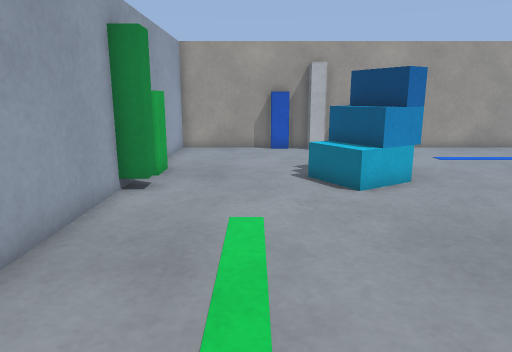
view 1 (above)

16 first-person views from a walk through a robot-simulator world made for Gazebo. The camera is 0.62 m above the floor, tilts 12° down and sees 70° across. The floor is counted in squares, 0.25 m on a side. Each view is taken from the middle of a square. On the plan, view 1 faces up. The plan holds only what a view shows up to about 20 squares ahead; the rest is blank.

view 2
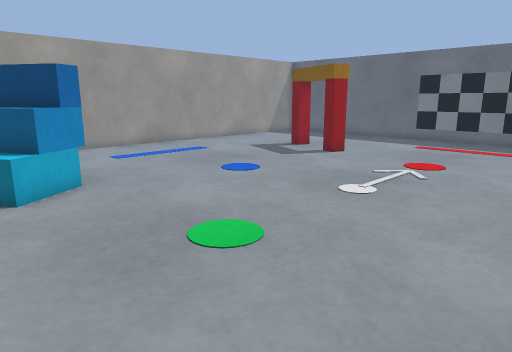

view 3
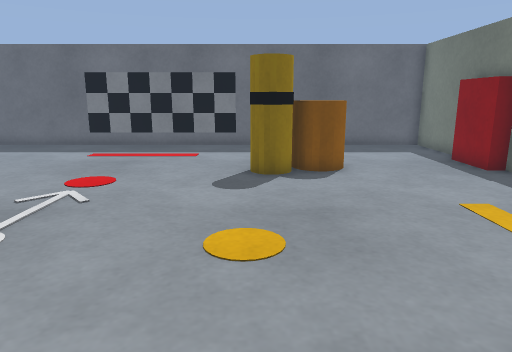

view 4
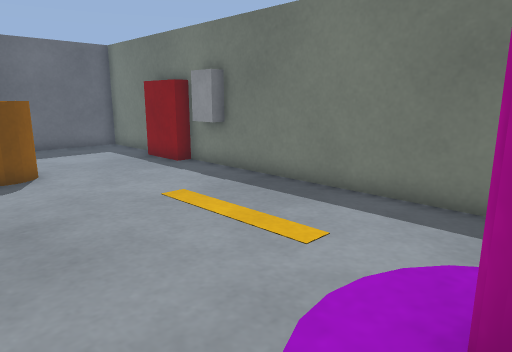

view 5
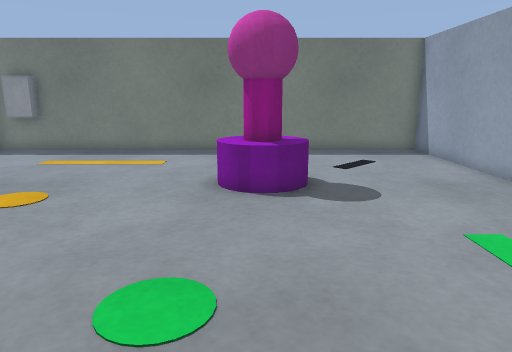

view 6
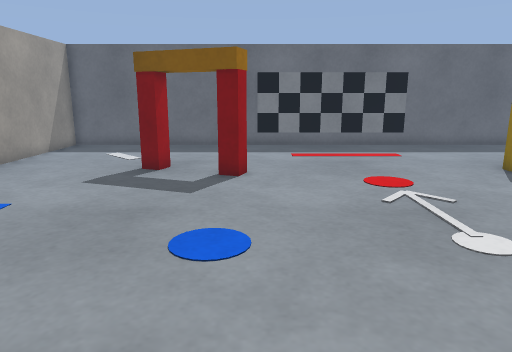

view 7
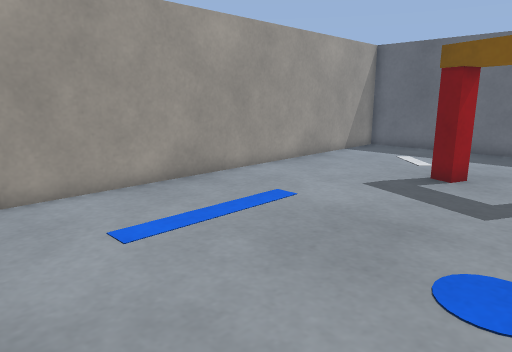

view 8
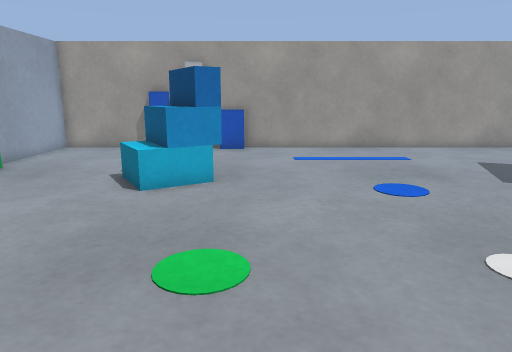

view 9
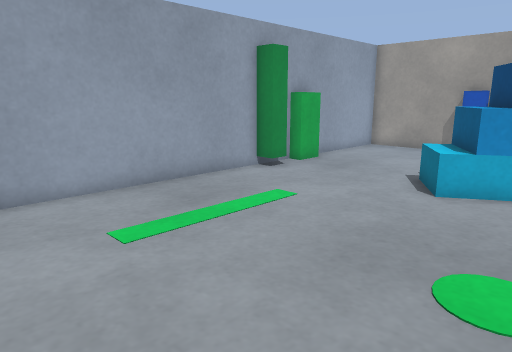

view 10
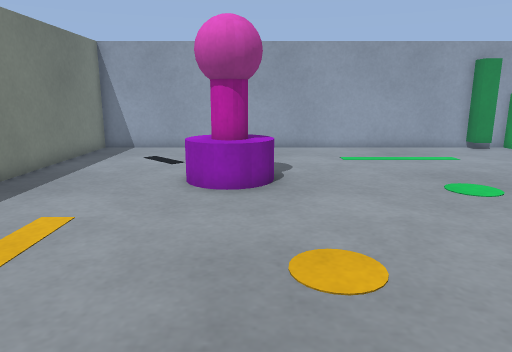

view 11
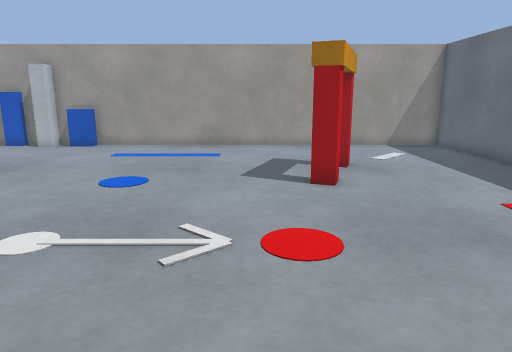

view 12
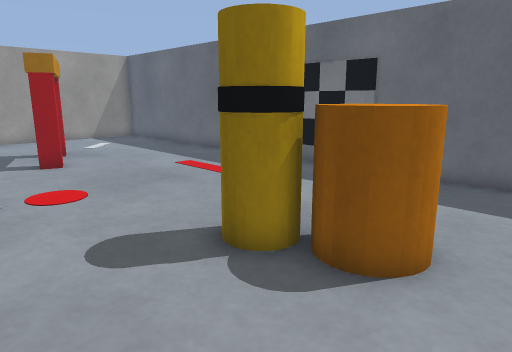

view 13
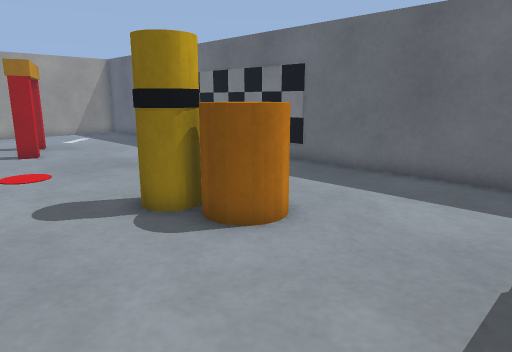

view 14
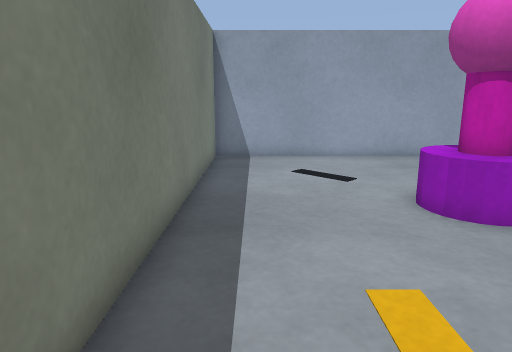

view 15
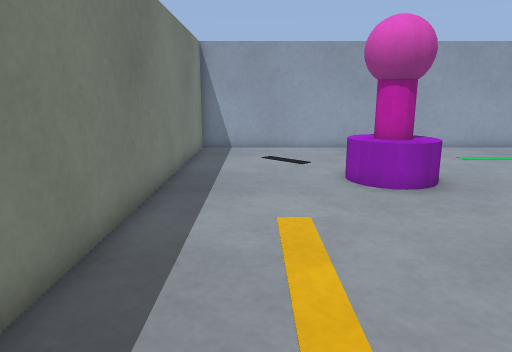

view 16
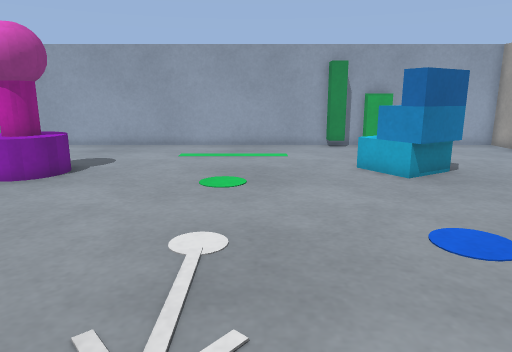

### Floor plan
Points are (right, up) in squares from view 1. A wall is a line through its corners. A room is listed if a view was taken in it or the views show most of it. See-through windows are left out.
Room 1 (views 1, 2, 3, 4, 5, 6, 7, 8, 9, 10, 11, 12, 13, 14, 15, 16)
walls: (-3, 10.6) (-3, 9.8) (-3.9, 9.8); (23.8, 8.4) (23.8, 18.8) (3.4, 18.8) (3.4, 18) (2.7, 18) (2.7, 18.8) (-3.8, 18.8) (-3.8, -8.8) (23.8, -8.8) (23.8, 1.6); (14.4, -8.9) (14.4, -8.1) (15.6, -8.1); (16.6, -8.9) (16.6, -8.1) (19, -8.1); (-3.2, 13.1) (-3.2, 11.8) (-3.9, 11.8); (1.7, 18.9) (1.7, 18.3) (0.8, 18.3) (0.8, 18.8)
low walls: (5.4, 18.9) (5.4, 18.3) (4.1, 18.3)
objects: stairs (2, 10) to (5, 13); other object (3, -3) to (5, -1); pillar (16, -3) to (18, 0); gate (16, 9) to (18, 13); checkerboard (24, 2) to (24, 8)

Positions as (right, up) in squares from view 1, and headings:
1: (0, 0), facing up
2: (1, 0), facing up-right
3: (4, 0), facing right
4: (4, 0), facing down-right
5: (4, 9), facing down
6: (4, 9), facing right
7: (5, 9), facing up-right
8: (6, 0), facing up
9: (6, 0), facing up-left
10: (15, -1), facing left
11: (14, -1), facing up
12: (12, -5), facing up-right
13: (12, -8), facing up-right
14: (12, -7), facing left
15: (15, -6), facing left
16: (16, 6), facing left
